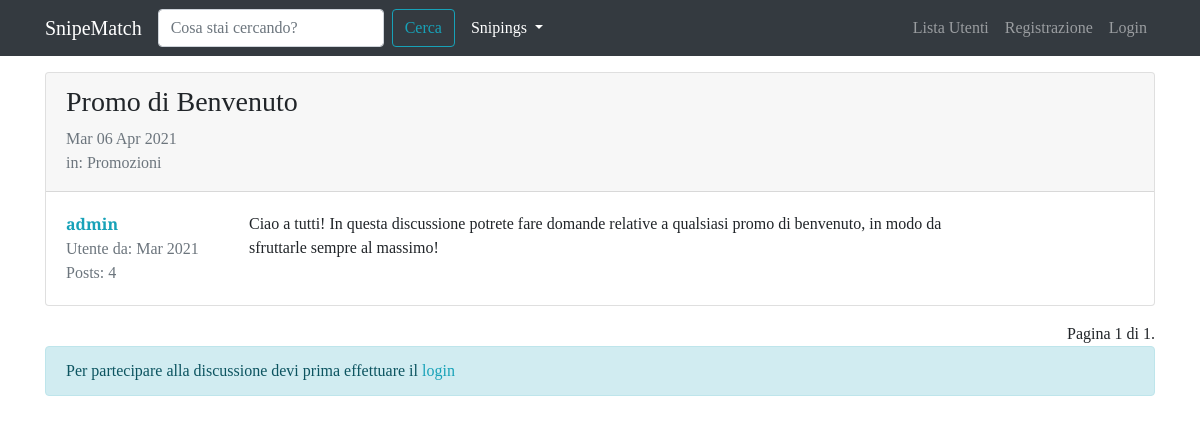
Page /forum/discussione/10 on the committed database.
### forum/models.py (models this page shows, shortened)
class Discussione(models.Model):
    titolo = models.CharField(max_length=120)
    data_creazione = models.DateTimeField(auto_now_add=True)   #auto_now_add setta la adata quando è creata la discussione
    autore_discussione = models.ForeignKey(User, on_delete=models.CASCADE, related_name="discussioni")  #col related accedo facilmente alle discussioni create da un utente
    sezione_appartenenza = models.ForeignKey(Sezione, on_delete=models.CASCADE)
    class Meta:
        verbose_name = "Discussione"
        verbose_name_plural = "Discussioni"

class Post(models.Model):
    autore_post = models.ForeignKey(User, on_delete=models.CASCADE, related_name="posts")
    contenuto = models.TextField()
    data_creazione = models.DateTimeField(auto_now_add=True)   #auto_now_add setta la adata quando è creata la discussione
    discussione = models.ForeignKey(Discussione, on_delete=models.CASCADE)
    class Meta:
        verbose_name = "Post"
        verbose_name_plural = "Posts"

class Sezione(models.Model):
    nome_sezione = models.CharField(max_length=80)
    descrizione = models.CharField(max_length=150, blank=True, null=True)   #blank: può non essere presente il campo; null: ouò essere null
    logo_sezione = models.ImageField(blank=True, null=True)
    def __str__(self):
        return self.nome_sezione
    class Meta:
        verbose_name = "Sezione"
        verbose_name_plural = "Sezioni"

### forum/views.py (the view)
# urls.py: path('discussione/<int:pk>', views.visualizza_discussione, name="visualizza_discussione"),
def visualizza_discussione(request, pk):
    discussione = get_object_or_404(Discussione, pk=pk)
    posts_discussione = Post.objects.filter(discussione=discussione) #mi prendo tutti i post di quella discussione
    paginator = Paginator(posts_discussione, 5) #voglio far vedere 5 post a pagina
    page = request.GET.get("pagina")
    posts = paginator.get_page(page)
    form_risposta = PostModelForm()
    context = {"discussione": discussione,
        "posts_discussione": posts, #passo posts che è quello paginato
        "form_risposta": form_risposta} #ci metto anche il form di risposta
    return render(request, "forum/singola_discussione.html", context)

### forum/forms.py
class PostModelForm(forms.ModelForm):
    class Meta:
        model = Post
        fields = ["contenuto"]
        widgets = {
            "contenuto": forms.Textarea(attrs={'rows': '5'})  #voglio una textarea di 5 righe, sennò sembra troppoo grossa
        }
        labels = {
            "contenuto": "Messaggio"
        }

### forum/templates/forum/singola_discussione.html (shortened to what this page needs)
{% extends 'base.html' %}
{% load crispy_forms_tags %}
{% block content %}
    {% for post in posts_discussione %}
        <div class="card my-3">
            {% if forloop.first and not "pagina" in request.get_full_path %}
                <div class="card-header pb-0">
                    <h3>{{ discussione.titolo }}</h3>
                    <p class="text-muted">{{ discussione.data_creazione|date:"D d M Y" }}
                    <br>in: {{ discussione.sezione_appartenenza }}</p>
                </div>
            {% endif %}
            <div class="card-body">
                <div class="row">
                    <div class="col-xl-2 col-4">
                        <p class="mb-0"><a href="{% url 'user_profile' username=post.autore_post.username %}"><strong>{{ post.autore_post }}</strong></a></p>
                        <p class="text-muted mb-0">Utente da: {{ post.autore_post.date_joined|date:"M Y" }}</p>
                        <p class="text-muted mb-0">Posts: {{ post.autore_post.posts.count }}</p>
                    </div>
                    <div class="col-x{{ post.autore_post }}l-10 col-8">
                        <p class="my-0">{{ post.contenuto|linebreaks }}</p>
                    </div>
                </div>
            </div>
        </div>
    {% endfor %}
    <div class="text-right">
        <span class="step-links">
            <span class="current">
                Pagina {{ posts_discussione.number }} di {{ posts_discussione.paginator.num_pages }}.
            </span>
        </span>
    </div>
    {% if request.user.is_authenticated %}
        {% include 'forum/form_risposta.html' %}
    {% else %}
        <div class="alert alert-info" role="alert">
            Per partecipare alla discussione devi prima effettuare il <a href="{% url 'login' %}?next={{ request.get_full_path }}">login</a>
        </div>
    {% endif %}
{% endblock content %}

### static-storage/css/agora.css (style rules this page uses)
body { font-family: 'Slabo 27px', serif; }
a, a:hover { color: #17a2b8; }

### rows in the picture
Post: autore_post "admin", autore_post.date_joined "Mar 2021", autore_post.posts.count "4", contenuto "Ciao a tutti! In questa discussione potrete fare domande relative a qualsiasi promo di benvenuto, in modo da sfruttarle sempre al massimo!"
Discussione: titolo "Promo di Benvenuto", data_creazione "Mar 06 Apr 2021", sezione_appartenenza "Promozioni"

### other values in the picture
{{ posts_discussione.number }} "1"
{{ posts_discussione.paginator.num_pages }} "1"
